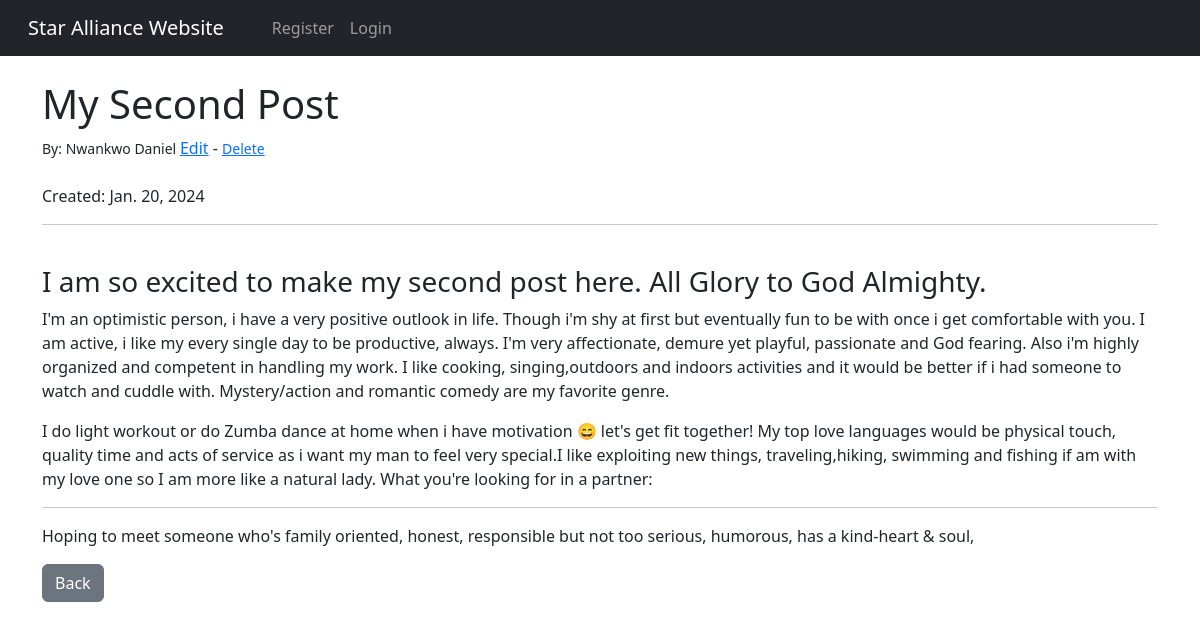
The app's page /article/2 with its own data.
### theblog/models.py (models this page shows, shortened)
class Post(models.Model):
    title = models.CharField(max_length = 255)
    title_tag = models.CharField(max_length = 255,default="Star Alliance")
    category = models.CharField(max_length = 255,default="coding")
    author = models.ForeignKey(User, on_delete=models.CASCADE)
    body = models.TextField()
    post_date = models.DateField(auto_now_add = True)

### theblog/views.py (the view)
# urls.py: path('article/<int:pk>', ArticleDetailView.as_view(), name='article-detail'),
class ArticleDetailView(DetailView):
    model = Post
    template_name = 'detailview.html'

### theblog/templates/detailview.html (shortened to what this page needs)
{% extends 'base.html' %}
{% block content %}
<h1>{{ post.title}}</h1>
<small>By: {{post.author.first_name}}  {{post.author.last_name}}
</small><a href="{% url 'update_post' post.pk %}">Edit</a> - <small>
<a href="{% url 'delete_post' post.pk %}">Delete</a></small></br>
<br>
Created: {{post.post_date}}
<hr>
<br>
 {{post.body| safe}}
<a href="{% url 'home'%}" class="btn btn-secondary">Back</a>
{% endblock %}

### records on screen
Post: title "My Second Post", author.first_name "Nwankwo", author.last_name "Daniel", post_date "Jan. 20, 2024", body "I am so excited to make my second post here. All Glory to God Almighty. I'm an optimistic person, i have a very positive outlook in life. Though i'm shy at first but eventually fun to be with once i get comfortable with you. I am active, i like my every single day to be productive, always. I'm very affectionate, demure yet playful, passionate and God fearing. Also i'm highly organized and competent in handling my work. I like cooking, singing,outdoors and indoors activities and it would be better if i had someone to watch and cuddle with. Mystery/action and romantic comedy are my favorite genre. I do light workout or do Zumba dance at home when i have motivation 😄 let's get fit together! My…"
